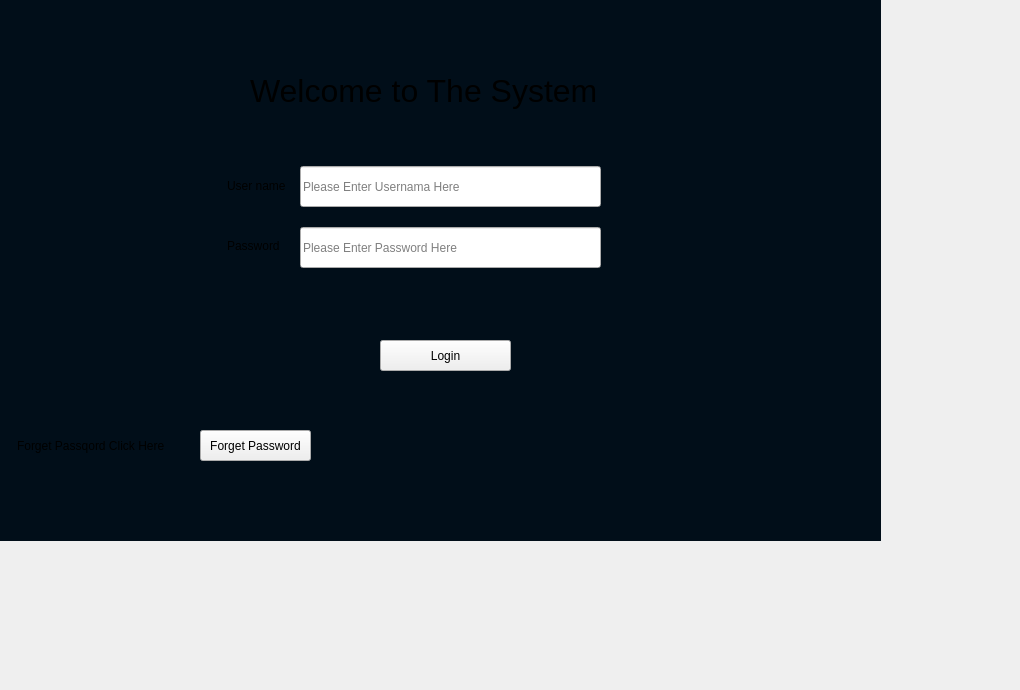
    <widget class="QWidget" name="tab_31">
     <attribute name="title">
      <string>Login</string>
     </attribute>
     <widget class="QLabel" name="label_70">
      <property name="geometry">
       <rect>
        <x>227</x>
        <y>170</y>
        <width>81</width>
        <height>31</height>
       </rect>
      </property>
      <property name="text">
       <string>User name</string>
      </property>
     </widget>
     <widget class="QLabel" name="label_71">
      <property name="geometry">
       <rect>
        <x>227</x>
        <y>230</y>
        <width>81</width>
        <height>31</height>
       </rect>
      </property>
      <property name="text">
       <string>Password</string>
      </property>
     </widget>
     <widget class="QLabel" name="label_73">
      <property name="geometry">
       <rect>
        <x>17</x>
        <y>430</y>
        <width>171</width>
        <height>31</height>
       </rect>
      </property>
      <property name="text">
       <string>Forget Passqord Click Here</string>
      </property>
     </widget>
     <widget class="QPushButton" name="pushButton_46">
      <property name="geometry">
       <rect>
        <x>200</x>
        <y>430</y>
        <width>111</width>
        <height>31</height>
       </rect>
      </property>
      <property name="text">
       <string>Forget Password</string>
      </property>
     </widget>
     <widget class="QPushButton" name="pushButton_52">
      <property name="geometry">
       <rect>
        <x>380</x>
        <y>340</y>
        <width>131</width>
        <height>31</height>
       </rect>
      </property>
      <property name="text">
       <string>Login</string>
      </property>
     </widget>
     <widget class="QLabel" name="label_74">
      <property name="geometry">
       <rect>
        <x>250</x>
        <y>70</y>
        <width>361</width>
        <height>41</height>
       </rect>
      </property>
      <property name="font">
       <font>
        <family>Ubuntu</family>
        <pointsize>24</pointsize>
       </font>
      </property>
      <property name="text">
       <string>Welcome to The System</string>
      </property>
     </widget>
     <widget class="QLabel" name="label_80">
      <property name="geometry">
       <rect>
        <x>-130</x>
        <y>-140</y>
        <width>1011</width>
        <height>681</height>
       </rect>
      </property>
      <property name="styleSheet">
       <string notr="true">background-color: rgb(1, 14, 25);</string>
      </property>
      <property name="text">
       <string/>
      </property>
     </widget>
     <widget class="QLineEdit" name="lineEdit">
      <property name="geometry">
       <rect>
        <x>300</x>
        <y>166</y>
        <width>301</width>
        <height>41</height>
       </rect>
      </property>
      <property name="placeholderText">
       <string>Please Enter Usernama Here</string>
      </property>
     </widget>
     <widget class="QLineEdit" name="lineEdit_2">
      <property name="geometry">
       <rect>
        <x>300</x>
        <y>227</y>
        <width>301</width>
        <height>41</height>
       </rect>
      </property>
      <property name="echoMode">
       <enum>QLineEdit::Password</enum>
      </property>
      <property name="placeholderText">
       <string>Please Enter Password Here</string>
      </property>
     </widget>
     <zorder>label_80</zorder>
     <zorder>label_70</zorder>
     <zorder>label_71</zorder>
     <zorder>label_73</zorder>
     <zorder>pushButton_46</zorder>
     <zorder>pushButton_52</zorder>
     <zorder>label_74</zorder>
     <zorder>lineEdit</zorder>
     <zorder>lineEdit_2</zorder>
    </widget>
